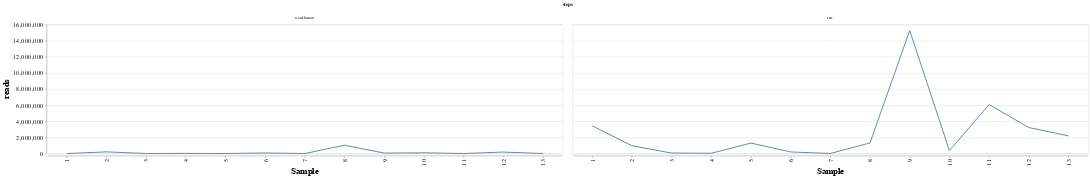

Notebook code cell kept with this figure:
### Code cell
## Plot t
alt.Chart(D1).mark_line().encode(
            x='Sample:N',
            y='reads:Q',
            column='steps:N',
            tooltip = [alt.Tooltip('reads:Q'),alt.Tooltip('Sample:N')]
        ).properties(width=1200,
                    height=300
        ).configure_axis(labelFontSize=15,
                         titleFontSize=20
        )

### Figure 1 — Vega-Lite specification as saved in the notebook (floating-point values rounded to 4 significant figures)
{"config": {"view": {"continuousWidth": 400, "continuousHeight": 300}, "axis": {"labelFontSize": 15, "titleFontSize": 20}}, "data": {"name": "data-39422c6b068da8be6772988308ad6a11"}, "mark": "line", "encoding": {"column": {"field": "steps", "type": "nominal"}, "tooltip": [{"field": "reads", "type": "quantitative"}, {"field": "Sample", "type": "nominal"}], "x": {"field": "Sample", "type": "nominal"}, "y": {"field": "reads", "type": "quantitative"}}, "height": 300, "width": 1200, "$schema": "https://vega.github.io/schema/vega-lite/v4.17.0.json", "datasets": {"data-39422c6b068da8be6772988308ad6a11": [{"Sample": 1, "steps": "raw", "reads": 3431382}, {"Sample": 2, "steps": "raw", "reads": 972512}, {"Sample": 3, "steps": "raw", "reads": 54706}, {"Sample": 4, "steps": "raw", "reads": 33124}, {"Sample": 5, "steps": "raw", "reads": 1290077}, {"Sample": 6, "steps": "raw", "reads": 195124}, {"Sample": 7, "steps": "raw", "reads": 522}, {"Sample": 8, "steps": "raw", "reads": 1316425}, {"Sample": 9, "steps": "raw", "reads": 15257157}, {"Sample": 10, "steps": "raw", "reads": 360601}, {"Sample": 11, "steps": "raw", "reads": 6074690}, {"Sample": 12, "steps": "raw", "reads": 3223067}, {"Sample": 13, "steps": "raw", "reads": 2190436}, {"Sample": 1, "steps": "nonHuman", "reads": 263}, {"Sample": 2, "steps": "nonHuman", "reads": 201960}, {"Sample": 3, "steps": "nonHuman", "reads": 2434}, {"Sample": 4, "steps": "nonHuman", "reads": 12335}, {"Sample": 5, "steps": "nonHuman", "reads": 128}, {"Sample": 6, "steps": "nonHuman", "reads": 66929}, {"Sample": 7, "steps": "nonHuman", "reads": 143}, {"Sample": 8, "steps": "nonHuman", "reads": 1031045}, {"Sample": 9, "steps": "nonHuman", "reads": 50249}, {"Sample": 10, "steps": "nonHuman", "reads": 86361}, {"Sample": 11, "steps": "nonHuman", "reads": 619}, {"Sample": 12, "steps": "nonHuman", "reads": 179203}, {"Sample": 13, "steps": "nonHuman", "reads": 338}]}}
